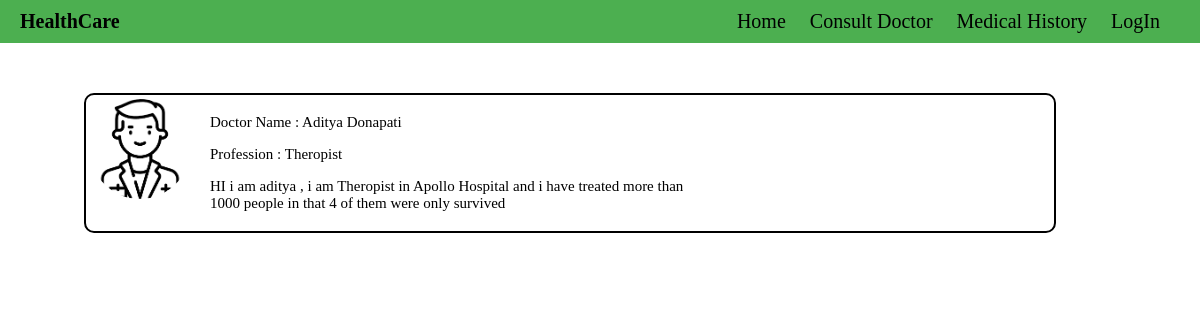
The app's page /Doctor_profile with its own data.
### Health/models.py (models this page shows)
class Doctor(models.Model):
    host = models.OneToOneField(User, on_delete=models.CASCADE)
    Name = models.CharField(max_length=30)
    Profile_pic = models.ImageField(upload_to='', null=True, default="doctor.png")
    Date_of_birth = models.DateField(null=True)
    street = models.CharField(max_length=100)
    city = models.CharField(max_length=30)
    state = models.CharField(max_length=30)
    country = models.CharField(max_length=30)
    Experience = models.PositiveIntegerField()
    Position = models.CharField(max_length=30)
    Profession = models.CharField(max_length=100)
    About_me = models.TextField(max_length=500)
    Education_from = models.CharField(max_length=100)
    email = models.EmailField(blank= False)
    mobile_number = models.IntegerField(blank = True)

### Health/views.py (the view)
# urls.py: path('Doctor_profile',views.consult_doctor,name="consult_doctor"),
def consult_doctor(request):
    all_doc = Doctor.objects.all()
    context={"all_doc":all_doc}
    return render(request,"Health/Consult_Doctor.html",context)

### Health/templates/Health/Consult_Doctor.html (shortened to what this page needs)
{% extends 'main.html' %}
{% block content%}
<div class="choice_acc">
    {%for field in all_doc %}
    <div class="parent_choice_acc">
        <div class="left">
            <img src="{{field.Profile_pic.url}}" alt="" ,width="100px">
        </div>
        <div class="child_acc">
                <p class="p-10px">Doctor Name : {{field.Name}}</p>
                <p class="p-10px">Profession : {{field.Profession}}</p>
                <p class="p-10px">{{field.About_me}}</p>
        </div>
    </div>
    {% endfor %}
</div>
{% endblock %}

### static/styles/main.css (style rules this page uses)
body { margin: 0px; padding: 0px; }
.choice_acc { margin: 30px; display: flex; align-items: center; flex-direction: column; width: 90vw; }
.choice_acc .parent_choice_acc { display: flex; margin: 20px 20px; padding: 4px; border: 2px solid black; border-radius: 10px; width: 80vw }
.choice_acc .left { display: flex; justify-content: space-around; align-items: space-around; }
.choice_acc .left img { border-radius: 50%; width: 100px; height: 100px; }
.choice_acc .child_acc { width: 40vw; margin: 0px 20px; }
.choice_acc .child_acc p { font-size: 20px; }
.choice_acc .child_acc .p-10px { font-size: 15px; }

### records on screen
Doctor: Profile_pic (picture), Name "Aditya Donapati", Profession "Theropist", About_me "HI i am aditya , i am Theropist in Apollo Hospital and i have treated more than 1000 people in that 4 of them were only survived"
